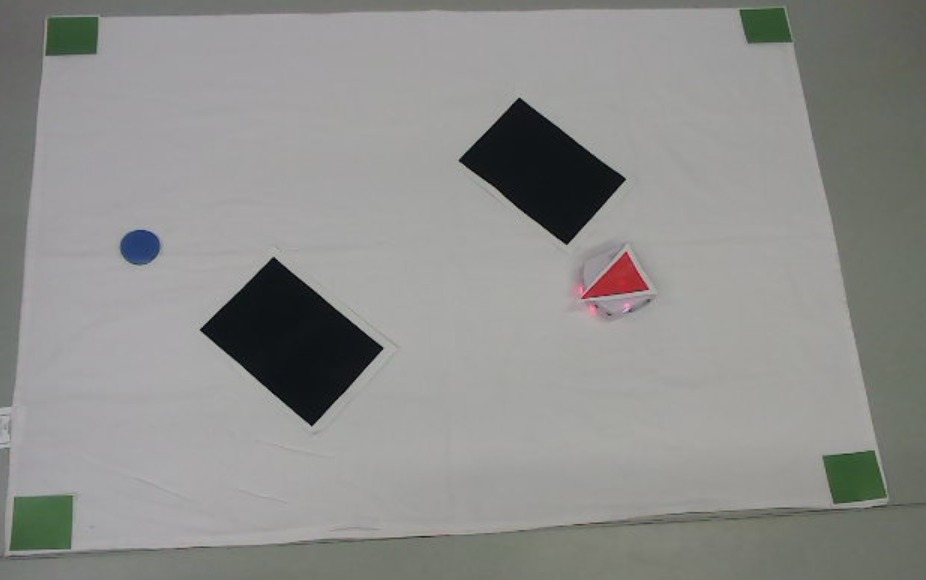
#> input picture figs/layout.jpeg, 926 x 580 px
$ jupyter execute --allow-errors Group32_report.ipynb
#> lines starting #> are read from the running program, lines starting #| are printed output that depends on the picture; after the words box and inside, x2 and y2 are one past the last pixel; in counts of white or black regions, pixels touching at a corner belong together
### kalman_filter/Filter_class.py
import numpy as np
import time
import dependencies.constants_robot as cst


class ExtendedKalmanFilter:
    def __init__(self, position=np.array([0, 0, 0])):


        # R
        self.__measurement_covariance = np.diag([cst.RPX, cst.RPY, cst.RAN, cst.RLW, cst.RRW])
        self.__measurement_covariance_encoder = np.diag([cst.RLW, cst.RRW])
        # Q
        self.__process_noise_covariance = np.diag([cst.QPX, cst.QPY, cst.QAN, cst.QLW, cst.QRW])
        # f
        self.__state_transition_matrix = None
        # F
        self.__jacobian_state_matrix = None
        # h
        self.__measurement_vision = np.diag([1, 1, 1, 1, 1])
        self.__measurement_encoder = np.array([[0, 0, 0, 1, 0],
                                             [0, 0, 0, 0, 1]])
        # H
        self.__jacobian_measurement_vision = self.__measurement_vision
        self.__jacobian_measurement_encoder = self.__measurement_encoder
        #
        self.__last_t = time.time()
        self._dT = None
        self.init_state_vector(position)

    def init_state_vector(self, position, wheelspeed = None):
        if wheelspeed is not None:
            self._state = np.array([position[0], position[1], position[2], wheelspeed[0], wheelspeed[1]])
        else:
            self._state = np.array([position[0], position[1], position[2], 0, 0])
        self.__process_covariance = self.__measurement_covariance

    # get dT from last update
    # [34 lines left out: functions get_dt, set_state_transition_matrix, not called in this run]

    def get_state(self):
        return self._state[0:3], self.__process_covariance

    # [45 lines left out: functions predict, update_vision, update_encoder, not called in this run]

### Group32_report.ipynb
# Basics of mobile robotics Project

Group n°32
Students:
- Konstantin Dinev (314419)
- Owen Timothy Claude Simon (330807)
- Jiarui Yu (351440)
- Jeffrey Siyuan Yu (371327)

## Introduction

### General story

Long ago in the mountains close to Monte Tamaro, our adventurous friend, Little Thymio, a spirited red triangle robot, was on a quest to reunite with his pals at the meeting point – the 'Blue Circle'. His more experienced firends offered him help, perched at a higher altitude and acting as the guiding camera. However, Little Thymio quickly discovered that blindly following his friend's advices wasn't always the ideal approach. Challenges were all around him (represented by black rectangles), and waiting for guidance wasn't always an option. Little Thymio had to rely on his instincts (embeded sensors) and quick thinking to navigate the obstacles that layed ahead.
In the long trip there were moments when Thymio's friends, caught up in distractions or lack of attention, couldn't provide immediate guidance. Without the watchful eye of his friends, Little Thymio had to trust his own senses to make split-second decisions, dodging traps like local obstacles. and overcoming challenges. Adding to the complexity, the unpredictable terrain occasionally led Little Thymio astray. The journey back to his buddies at the blue circle became a test of his problem-solving skills, figuring out the shortest and most efficient path through turns of the mountains. The successful completion of Little Thymio and his friends' group project was a result of their hard work, cooperation, and thoughtful consideration of various factors.

The story centers on Little Thymio, who is assigned to deliver vital information to the main station while stationed on the moon. Little Thymio uses telescopes to map the lunar surface and navigate, but he has a difficulty when attempting to discover the shortest path because the background is subject to abrupt changes. Thymio uses local obstacle avoidance, deftly avoiding preset black polygon impediments, to guarantee a safe voyage.

Complicating matters, certain areas of the moon have bad ground station connectivity, which interferes with communication and picture delivery. During communication failures, Little Thymio cleverly uses a Kalman filter and its inbuilt sensors to survive until reconnection. In this lunar journey, the objective is a calm blue circle known as the moon station, and Thymio, as seen through telescopes, is symbolized by a unique red triangle. The setting is show in the figure below.

<div align=center>

<figcaption>Thymio, obstacle and marker setup</figcaption>
</div>

The real environment setting is shown as below

## Convention settings

## Vision

The image processing steps are aimed at identifying and understanding different elements in a scene. The camera is mounted above the environment infront of the environment, so it is looking down at an angle. Initially, the program detects green squares, which serve as reference points for transforming the entire image. This transformation projects the view so that it appears like it is looking straight down. After transforming the image, all the detection is performed on the transformed image. The process then involves recognizing obstacles in black, identifying the goal in blue, and pinpointing the robot through a distinctive red triangle.
Originally, we attempted to use QR code detection for localization, but it proved less reliable. Subsequently, we turned to Aruco markers, which worked well for a smaller robot map. However, as the map size increased, the camera struggled to consistently detect QR codes in each frame. This challenge led us to adopt a simpler approach, using colored triangles to represent the robot's location.

After switching the Thymio to a triangle, we still had issues with detection. The camera only detected the Thymio triangle approximately one out of 30 loops. To resolve this, we plotted the original image and the masks. Immediately, we noticed the first frame of the video captured always had a blue hue, but the mask clearly detected the triangle. From the second capture onwards, the camera lost the hue and the mask could not detect any triangle. We confirmed this behavior by running the script multiple times. To resolve this issue, we added a statement to ignore the first 50 frames from the webcam upon startup. This solved the issue with the Thymio detection.

### Image processing and segmentation

[cell 1]
import cv2
import numpy as np
import matplotlib.pyplot as plt
plt.style.use('default')

# Load and display the iamge
filename = './figs/layout.jpeg'
image = cv2.imread(filename)
#> image is the input picture: shape (580, 926, 3); mean B, G, R 140.6, 142.9, 142.6
plt.imshow(image)
plt.title("Environment")
plt.axis('on')
plt.show()

The image processing steps aim at identifying and understanding different elements in the scene. Initially, the focus is on detecting green squares, which serve as reference points for transforming the entire image. The process then involves recognizing obstacles in black, identifying the goal in blue, and pinpointing the robot through a distinctive red triangle.
Originally, we attempted to use QR code detection for localization, but it proved less reliable. Subsequently, we turned to Aruco markers, which worked well for a smaller robot map. However, as the map size increased, the camera struggled to consistently detect QR codes in each frame. This challenge led us to adopt a more home-made approach, using colored triangles to represent the robot's location and use segmentation to find it.

<div align="center">

  <figcaption>Layout legend</figcaption>
</div>

The image processing pipeline involves the following steps:

1. Perspective transform
2. Convert the image to the HSV (Hue, Saturation, Value).
3. Generate a binary mask using threshold values for each color channel (Blue, Green, Red) in the HSV image.
4. Perform morphological operations on the mask:
   - Dilate the mask
   - Erode
5. Apply median blur filter.
6. Perform edge detection using the Canny edge detector:
    - Dilate the edges to enhance the detected features.

We designed this image processing pipeline for extracting the features in a color-based environement. It is done via segmentation and edge detection.

note: The threshold values and kernel sizes  are found trough iterative testing ans are specific of our application and can be modified based on the requirements and the camera.

### Perspective transform

Using a mask and the image processing steps explained in the previous section we manage to extract the four biggest green contours which dont have the same center. Then the centers of these 4 green rectangles are used as destination points in the 'cv2.getPerspectiveTransform' which gives us the transformation matrix.

<div align="center">

  <figcaption> Demonstration of the transformation</figcaption>
</div>

After obtaining the transformation matrix, we proceed by projecting each pixel from the original camera frame into the new space. This is done with the OpenCV function 'cv2.warpPerspective', which takes as input the original image and the transformation matrix. Our group decided on this projection method to achieve a clearer and more consistent view of the entire setup. This choice results in a top view of the setup. In the final submission, we display both the projected and initial images, providing a diverse perspective for a comprehensive understanding. In the projected image below, each corner corresponds to the center of a green square. This arrangement ensures that every center of a green square is positioned at one of the image's corners.

<div align="center">

  <figcaption> Projected BGR image</figcaption>
</div>

### HSV image

The camera frame provided by 'cv2.VideoCapture(camera_id)' is in  the BGR color space. We did asit is common in most computer vision task to transform to HSV space in this way we were able to separate color information from brightness. This made the image processing steps more robust to change in the light conditions.

<div align="center">

  <figcaption>BGR image</figcaption>
</div>

### Binary mask

**Empirical Approach for thresholding**

Eventough utilizing HSV images that are more resilient to changes in light intensity. We required the creation of a mask for subsequent segmentation of different image parts (robot center, obstacles, goal etc.). Through a Python script designed for threshold identification, we successfully determined suitable thresholds. This calibration is done when there are variations in the background, luminosity, and camera settings.
The process entails selecting a series of thresholds $T_0  < F <  T_1$ for each individual RGB channel and generating a mask using 'cv2.inRange()'. The mask assigns all regions to white if the color threshold is true and sets them to black elsewhere.

For each pixel $(k, l)$ , we simultaneously ensure that the thresholds are satisfied for each color channel (Red, Green, Blue).

1) $f_{\text{red}}[k, l] =
\begin{cases}
1 & \text{if } T_{\text{min}_{\text{Red}}} \leq f_{\text{Red}}[k, l] < T_{\text{max}_{\text{Red}}} \\
0 & \text{otherwise}
\end{cases} $

2)  $f_{\text{red}}[k, l] =
\begin{cases}
1 & \text{if } T_{\text{min}_{\text{Green}}} \leq f_{\text{Green}}[k, l] < T_{\text{max}_{\text{Green}}} \\
0 & \text{otherwise}
\end{cases} $

3)  $f_{\text{red}}[k, l] =
\begin{cases}
1 & \text{if } T_{\text{min}_{\text{Blue}}} \leq f_{\text{Blue}}[k, l] < T_{\text{max}_{\text{Blue}}} \\
0 & \text{otherwise}
\end{cases} $

[cell 2]
# Defining the the RGB threshold values for the obstacles
(min_blue_obst, min_green_obst, min_red_obst) = (0, 0, 0)
(max_blue_obst, max_green_obst, max_red_obst) = (255, 171, 29)

# HSV (Hue, Saturation, Value): Separates the color information from the brightness information, making it robust to changes in lighting conditions
hsv_frame = cv2.cvtColor(image, cv2.COLOR_BGR2HSV)
#> hsv_frame: shape (580, 926, 3); mean H, S, V 62.2, 12.6, 144.4

# getting the mask image from the HSV image using threshold values
mask = cv2.inRange(hsv_frame, (min_blue_obst, min_green_obst, min_red_obst), (max_blue_obst, max_green_obst, max_red_obst))
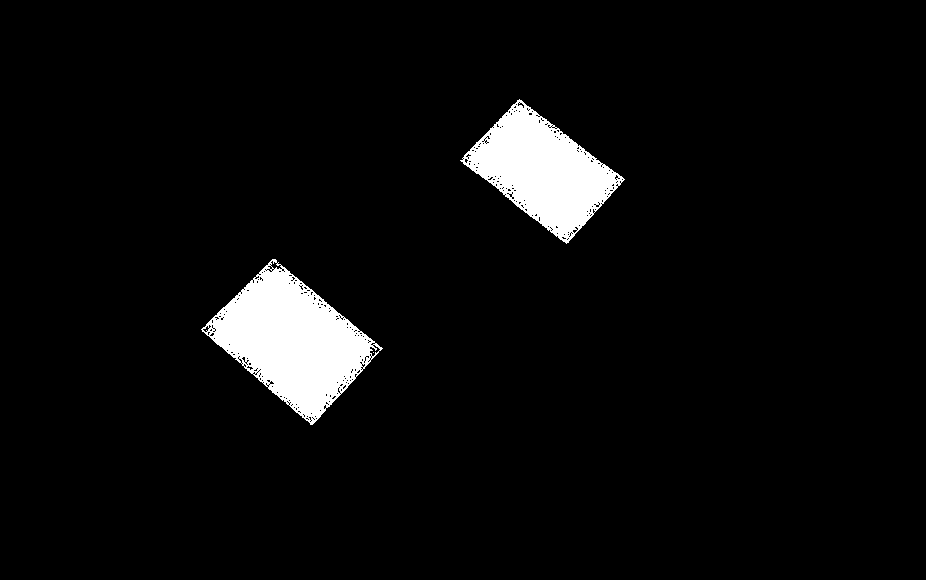
#> mask: shape (580, 926); 4.7% white; 3 white regions (1 under 20 px), largest, box (x1, y1, x2, y2) and area: (201, 259, 383, 425) 14294, (460, 99, 625, 244) 11179
plt.imshow(mask)
plt.title("Mask of the obstacles")
plt.axis('on')
plt.show()

### Morphological operations

Performing morphological operations on the mask involves dilating and then eroding it. Dilating the mask helps fill holes and gaps within the regions of interest, making the features more connected and robust. However, dilation can also cause the regions to expand, so subsequent erosion is applied to maintain the original size while still benefiting from the hole-filling effect, resulting in a refined and enhanced mask.

[cell 3]
kernel = np.ones((5, 5), np.uint8)
kernel_size = 5

mask_dilation = cv2.dilate(mask, kernel, iterations=1)
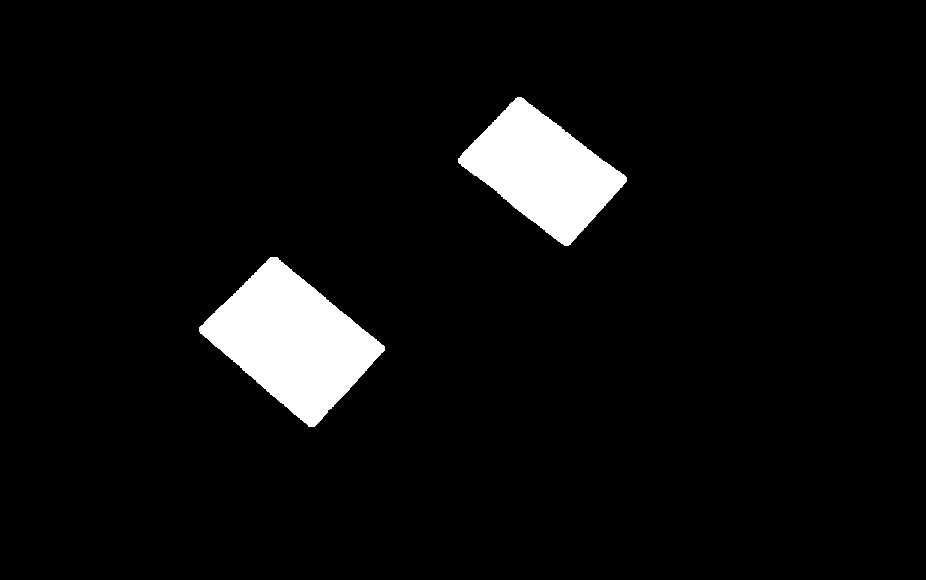
#> mask_dilation: shape (580, 926); 5.4% white; 2 white regions, box (x1, y1, x2, y2) and area: (199, 257, 385, 427) 16260, (458, 97, 627, 246) 12783
mask_erosion = cv2.erode(mask_dilation, kernel, iterations=1)
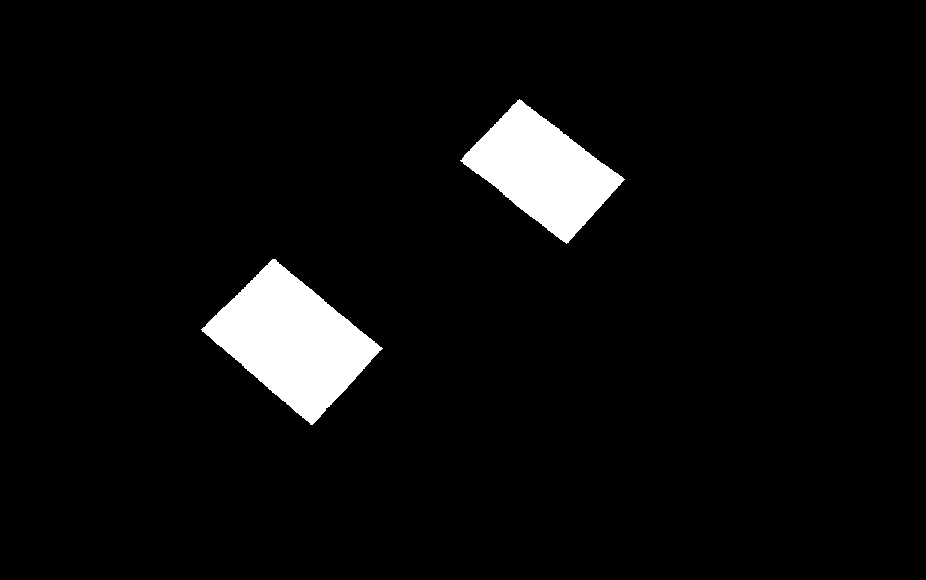
#> mask_erosion: shape (580, 926); 4.9% white; 2 white regions, box (x1, y1, x2, y2) and area: (201, 259, 383, 425) 14852, (460, 99, 625, 244) 11527
inverted_image = cv2.bitwise_not(mask_erosion)

# Create a 1x3 subplot
plt.figure(figsize=(15, 5))

# Original Mask
plt.subplot(131)
plt.imshow(mask_dilation, cmap='gray')
plt.title("Mask Dilation")
plt.axis('on')

# Mask Dilation
plt.subplot(132)
plt.imshow(mask_erosion, cmap='gray')
plt.title("Mask Erosion")
plt.axis('on')

# Inverted Image
plt.subplot(133)
plt.imshow(inverted_image, cmap='gray')
plt.title("Inverted Image")
plt.axis('on')

# Show the figure
plt.show()
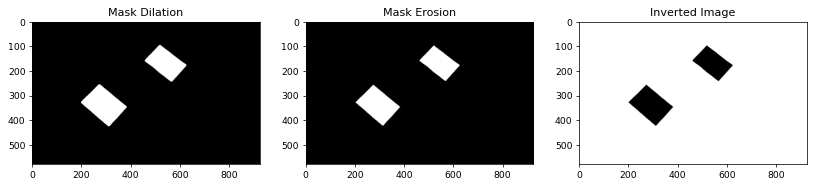
#> figure drawn by matplotlib, 3 panels

### Apply median blur filter

Due to significant noise and suboptimal segmentation of different parts of the image, additional preprocessing steps were necessary, particularly in addressing salt and pepper noise likely originating from the camera and lighting conditions. To enhance image quality and reduce noise, a median blur filter was applied, resulting in improved segmentation outcomes.

### Edge detection

Some key steps in the Canny edge detection algorithm involve applying a Gaussian blur filter with a kernel size of 5x5 before determining intensity gradients. This filtering is essential to enhance the robustness of the algorithm. By smoothing the image, the Gaussian filter mitigates noise, in this way the computation of intensity gradients will be more accurate. Subsequently, thresholding is applied to identify edges, taking advantage of the improved gradient information

After performing edge detection using the Canny edge detector, the subsequent step involves dilating the detected edges. Using dilation operation we aim to enhance the features identified by the edge detector, emphasizing and expanding the edges for better visibility therefor it will be easier for the subsequent analysis.

[cell 4]
lower_threshold = 100
upper_threshold = 150
aperture_size = 7

canny_img = cv2.Canny(inverted_image, lower_threshold, upper_threshold, apertureSize=aperture_size, L2gradient=True)
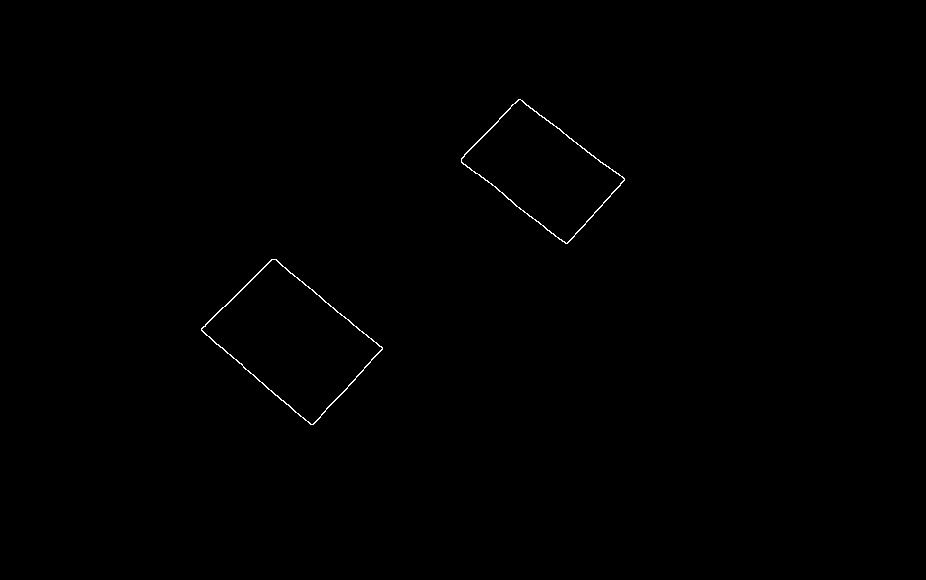
#> canny_img: shape (580, 926); 0.23% white in thin lines or dots, all inside (x1, y1, x2, y2) = (201, 99, 625, 425)
dilated_edges = cv2.dilate(canny_img, kernel, iterations=1)
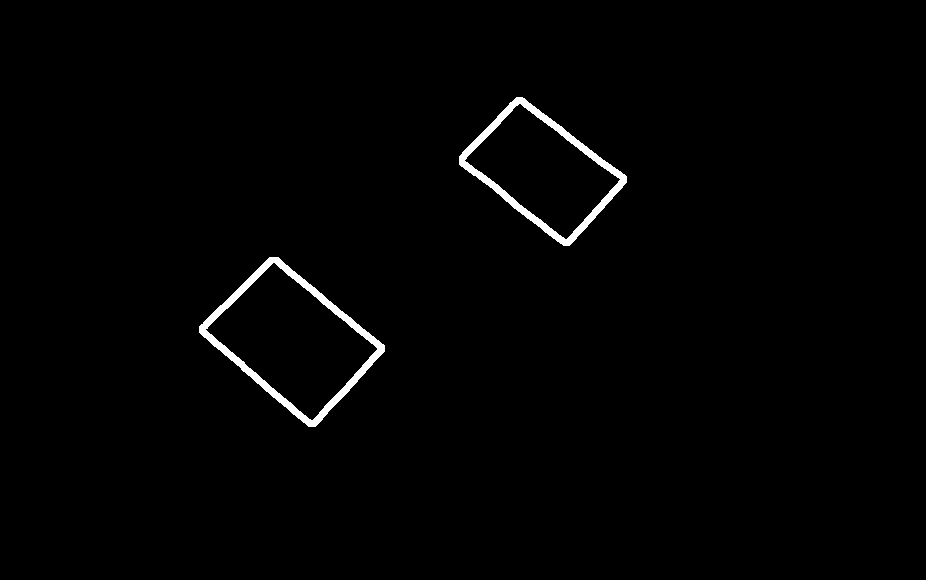
#> dilated_edges: shape (580, 926); 1.2% white; 2 white regions
plt.imshow(dilated_edges)
plt.title("Dialated canny image")
plt.axis('on')
plt.show()

### Contour identification

We employ the 'findContours()' function from OpenCV to identify continuous closed curves, which we utilize for shape recognition. The following code snippet illustrates how obstacles could be detected. In our project, we similarly analyze the number of edges in the closed contour to determine whether it represents a circle, triangle, or rectangle. As in most of the cases the contours are realy complicated with many edges, we used the function 'approxPolyDP()' to approximate the contour shapes to transform them with less number of vertices. This function is based on the Douglas–Peucker algorithm.

[cell 5]
# Initialising the number of contours
num_obstacles = 0

# Finding the closed contours
(obstacle_contours, _) = cv2.findContours(dilated_edges, cv2.RETR_EXTERNAL, cv2.CHAIN_APPROX_SIMPLE)
#> obstacle_contours = 2 contours; box (x1, y1, x2, y2) and area: (199, 257, 385, 427) 16404, (459, 97, 627, 246) 12892

# Cheking the numbers of contours that have 4 edges as we want to identify rectangle obstacles
for cnt in obstacle_contours:
    peri = cv2.arcLength(cnt, True)
    vertices = cv2.approxPolyDP(cnt, 0.02 * peri, True)
    sides = len(vertices)
    if sides == 4:
            num_obstacles += 1
#> this loop made 2 passes
#> (peri, vertices, sides, num_obstacles) on passes 1 to 2: (521.7, [[269, 257], [199, 332], [315, 426], [384, 345]], 4, 1), (470.1, [[516, 97], [459, 164], [569, 245], [626, 176]], 4, 2)
#> after the loop, num_obstacles = 2

print('The number of obstacles is', num_obstacles)
#| The number of obstacles is 2
